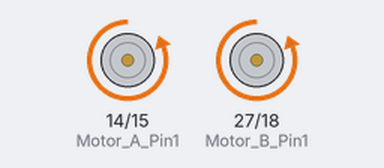
Simulated run of this program. Board: Raspberry Pi (BCM pin numbers). On the bench: motor-driver pin pairs drawn as motors (green arrow = first pin HIGH = forward, orange = second pin HIGH = backward, longer = more drive, scaled by the enable pin). At 1.3 s the program stops and its outputs stay as they are.

Above: at 0.1 s.
At 1.4 s:
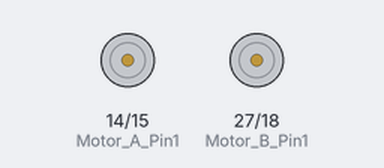
Timing chart, 0 to 2.8 s (numbered marks = the images above):
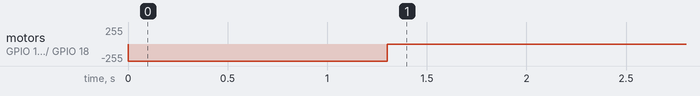

The program:

GUImove.py
```python
#!/usr/bin/env python3
# File name   : move.py
# Description : Control Motor
# Product     : PiCar-C
# Website     : www.adeept.com
# Author      : William
# Date        : 2019/11/21
import time
import RPi.GPIO as GPIO

# motor_EN_A: Pin7  |  motor_EN_B: Pin11
# motor_A:  Pin8,Pin10    |  motor_B: Pin13,Pin12

Motor_A_EN    = 4
Motor_B_EN    = 17

Motor_A_Pin1  = 14
Motor_A_Pin2  = 15
Motor_B_Pin1  = 27
Motor_B_Pin2  = 18

Dir_forward   = 0
Dir_backward  = 1

pwn_A = 0
pwm_B = 0

def motorStop():#Motor stops
	GPIO.output(Motor_A_Pin1, GPIO.LOW)
	GPIO.output(Motor_A_Pin2, GPIO.LOW)
	GPIO.output(Motor_B_Pin1, GPIO.LOW)
	GPIO.output(Motor_B_Pin2, GPIO.LOW)
	GPIO.output(Motor_A_EN, GPIO.LOW)
	GPIO.output(Motor_B_EN, GPIO.LOW)


def setup():#Motor initialization
	global pwm_A, pwm_B
	GPIO.setwarnings(False)
	GPIO.setmode(GPIO.BCM)
	GPIO.setup(Motor_A_EN, GPIO.OUT)
	GPIO.setup(Motor_B_EN, GPIO.OUT)
	GPIO.setup(Motor_A_Pin1, GPIO.OUT)
	GPIO.setup(Motor_A_Pin2, GPIO.OUT)
	GPIO.setup(Motor_B_Pin1, GPIO.OUT)
	GPIO.setup(Motor_B_Pin2, GPIO.OUT)

	motorStop()
	try:
		pwm_A = GPIO.PWM(Motor_A_EN, 1000)
		pwm_B = GPIO.PWM(Motor_B_EN, 1000)
	except:
		pass


def motor_A(direction, speed):#Motor 2 positive and negative rotation
	if direction == Dir_backward:
		GPIO.output(Motor_B_Pin1, GPIO.HIGH)
		GPIO.output(Motor_B_Pin2, GPIO.LOW)
		pwm_A.start(100)
		pwm_A.ChangeDutyCycle(speed)
	elif direction == Dir_forward:
		GPIO.output(Motor_B_Pin1, GPIO.LOW)
		GPIO.output(Motor_B_Pin2, GPIO.HIGH)
		pwm_A.start(100)
		pwm_A.ChangeDutyCycle(speed)


def motor_B(direction, speed):#Motor 1 positive and negative rotation
	if direction == Dir_forward:#
		GPIO.output(Motor_A_Pin1, GPIO.HIGH)
		GPIO.output(Motor_A_Pin2, GPIO.LOW)
		pwm_B.start(100)
		pwm_B.ChangeDutyCycle(speed)
	elif direction == Dir_backward:
		GPIO.output(Motor_A_Pin1, GPIO.LOW)
		GPIO.output(Motor_A_Pin2, GPIO.HIGH)
		pwm_B.start(0)
		pwm_B.ChangeDutyCycle(speed)


def move(speed, direction):   # 0 < radius <= 1
	if direction == 'forward':
		motor_A(0, speed)
		motor_B(1, speed)
	elif direction == 'backward':
		motor_A(1, speed)
		motor_B(0, speed)
	elif direction == 'no':
		motorStop()
	else:
		pass


def destroy():
	motorStop()
	GPIO.cleanup()             # Release resource


if __name__ == '__main__':
	try:
		setup()
		move(100, 'forward')
		time.sleep(1.3)
		motorStop()
		destroy()
	except KeyboardInterrupt:
		destroy()
```

Measured:
- by itself, motor on GPIO 14 (Motor_A_Pin1) / GPIO 15 (Motor_A_Pin2), motor on GPIO 27 (Motor_B_Pin1) / GPIO 18 (Motor_B_Pin2): stopped → backward 255/255 at 0.00 s, → stopped 1.3 s later
